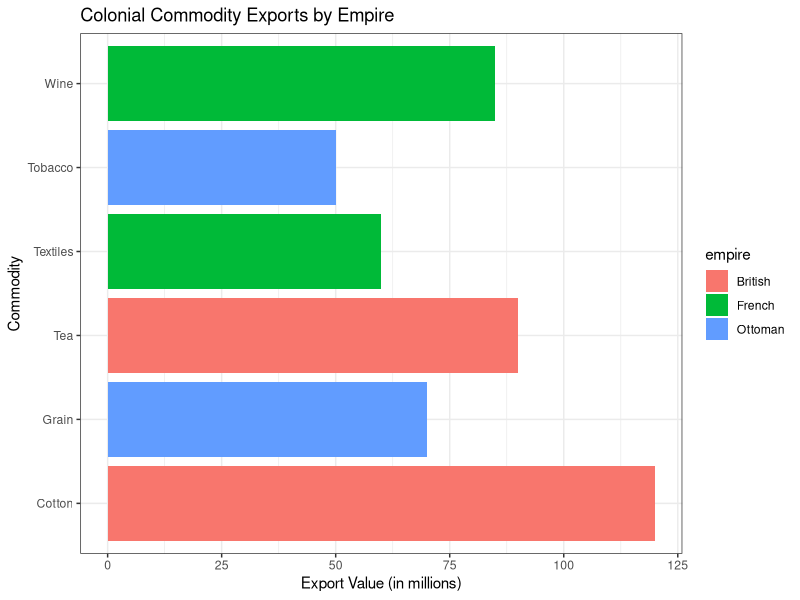

Generate this figure with R:
## ---- chunk 1
library(tidyverse)
trade <- read_csv("assets/datasets/imperial_trade.csv")

trade %>%
  ggplot(aes(x = export_value, y = commodity, fill = empire)) +
  geom_col(position = "dodge") +
  labs(title = "Colonial Commodity Exports by Empire",
       x = "Export Value (in millions)", y = "Commodity") +
  theme_bw()
